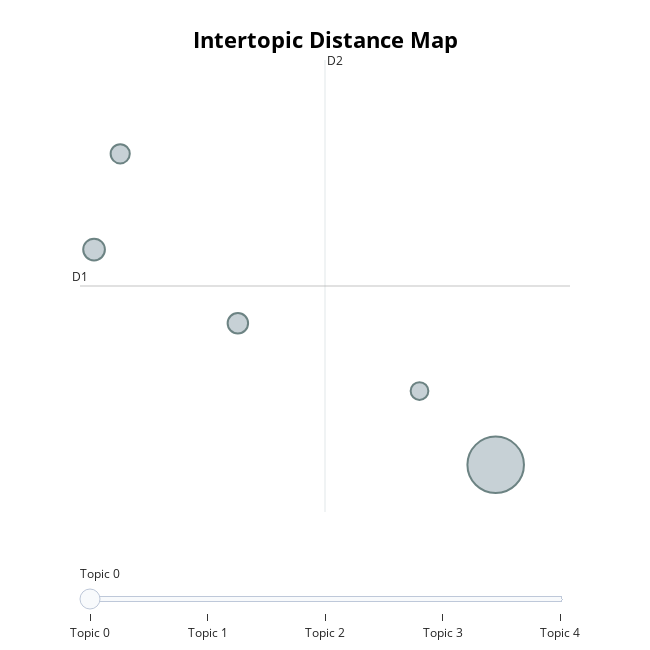
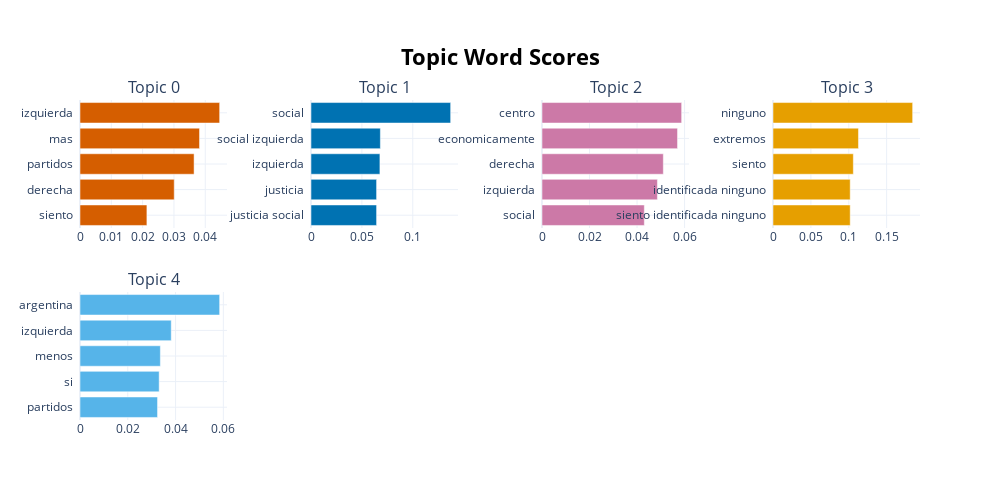
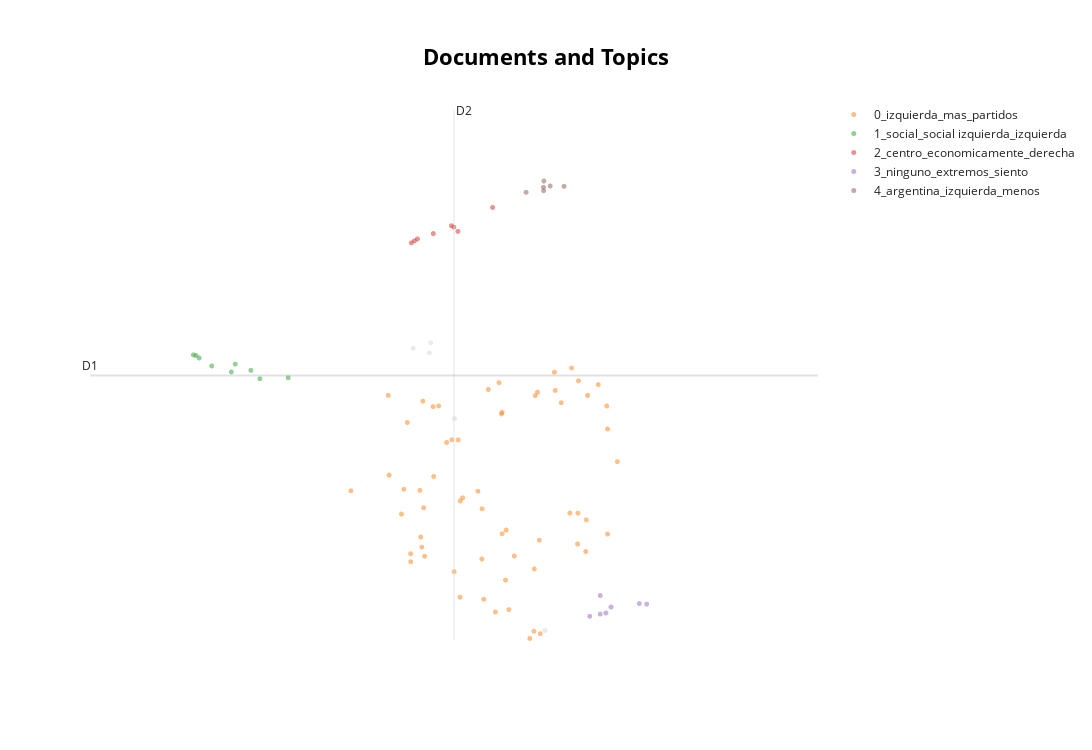
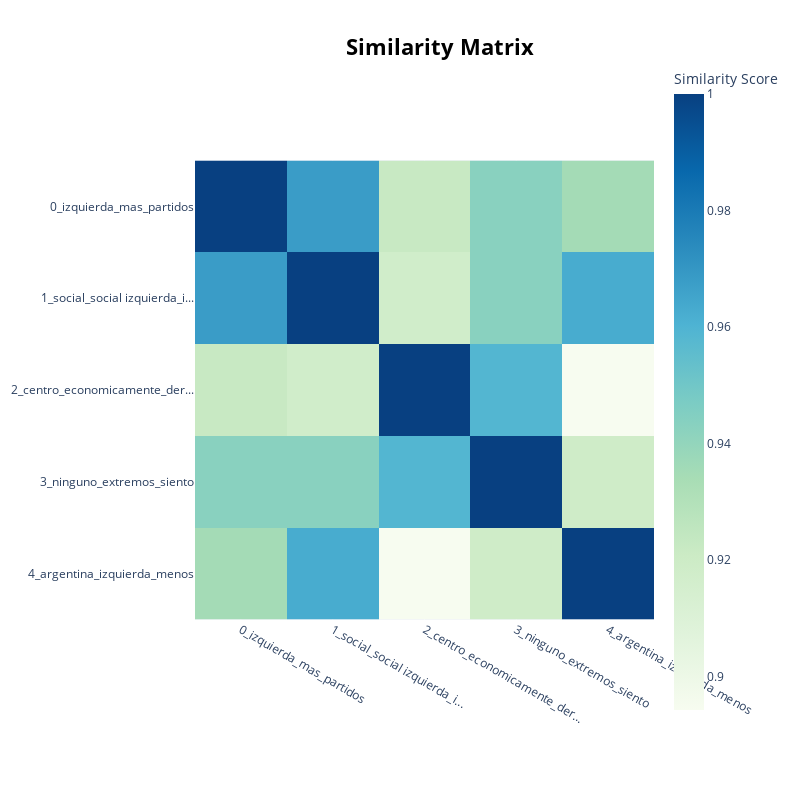

These figures' notebook cell, in order:
### Code cell
key = '13'

documents = df_desafio[key]

model = bert_model_create()
bertopic_plots(model, documents, key)

### Figure 1 — Plotly figure (JSON) as saved in the notebook; plotly's stock layout.template omitted (floating-point values rounded to 4 significant figures)
{"data": [{"customdata": [[0, "izquierda | mas | partidos | derecha | siento", 61], [1, "social | social izquierda | izquierda | justicia | justicia social", 9], [2, "centro | economicamente | derecha | izquierda | social", 8], [3, "ninguno | extremos | siento | identificada ninguno | siento identificada ninguno", 7], [4, "argentina | izquierda | menos | si | partidos", 6]], "hovertemplate": "<b>Topic %{customdata[0]}</b><br>Words: %{customdata[1]}<br>Size: %{customdata[2]}", "legendgroup": "", "marker": {"color": "#B0BEC5", "line": {"color": "DarkSlateGrey", "width": 2}, "size": [61, 9, 8, 7, 6], "sizemode": "area", "sizeref": 0.03812, "symbol": "circle"}, "mode": "markers", "name": "", "orientation": "v", "showlegend": false, "type": "scatter", "x": [2.427, 0.4592, 1.164, 0.5874, 2.054], "xaxis": "x", "y": [2.54, 4.279, 3.684, 5.052, 3.136], "yaxis": "y"}], "layout": {"annotations": [{"showarrow": false, "text": "D1", "x": 0.3904, "y": 3.984, "yshift": 10}, {"showarrow": false, "text": "D2", "x": 1.591, "xshift": 10, "y": 5.809}], "height": 650, "hoverlabel": {"bgcolor": "white", "font": {"family": "Rockwell", "size": 16}}, "legend": {"itemsizing": "constant", "tracegroupgap": 0}, "margin": {"t": 60}, "shapes": [{"line": {"color": "#CFD8DC", "width": 2}, "type": "line", "x0": 1.591, "x1": 1.591, "y0": 2.159, "y1": 5.809}, {"line": {"color": "#9E9E9E", "width": 2}, "type": "line", "x0": 0.3904, "x1": 2.791, "y0": 3.984, "y1": 3.984}], "sliders": [{"active": 0, "pad": {"t": 50}, "steps": [{"args": [{"marker.color": [["red", "#B0BEC5", "#B0BEC5", "#B0BEC5", "#B0BEC5"]]}], "label": "Topic 0", "method": "update"}, {"args": [{"marker.color": [["#B0BEC5", "red", "#B0BEC5", "#B0BEC5", "#B0BEC5"]]}], "label": "Topic 1", "method": "update"}, {"args": [{"marker.color": [["#B0BEC5", "#B0BEC5", "red", "#B0BEC5", "#B0BEC5"]]}], "label": "Topic 2", "method": "update"}, {"args": [{"marker.color": [["#B0BEC5", "#B0BEC5", "#B0BEC5", "red", "#B0BEC5"]]}], "label": "Topic 3", "method": "update"}, {"args": [{"marker.color": [["#B0BEC5", "#B0BEC5", "#B0BEC5", "#B0BEC5", "red"]]}], "label": "Topic 4", "method": "update"}]}], "title": {"font": {"color": "Black", "size": 22}, "text": "<b>Intertopic Distance Map", "x": 0.5, "xanchor": "center", "y": 0.95, "yanchor": "top"}, "width": 650, "xaxis": {"anchor": "y", "domain": [0, 1], "range": [0.3904, 2.791], "title": {"text": ""}, "visible": false}, "yaxis": {"anchor": "x", "domain": [0, 1], "range": [2.159, 5.809], "title": {"text": ""}, "visible": false}}}

### Figure 2 — Plotly figure (JSON) as saved in the notebook; plotly's stock layout.template omitted (floating-point values rounded to 4 significant figures)
{"data": [{"marker": {"color": "#D55E00"}, "orientation": "h", "type": "bar", "x": [0.02137, 0.03009, 0.03643, 0.03817, 0.0446], "xaxis": "x", "y": ["siento  ", "derecha  ", "partidos  ", "mas  ", "izquierda  "], "yaxis": "y"}, {"marker": {"color": "#0072B2"}, "orientation": "h", "type": "bar", "x": [0.06443, 0.06443, 0.0677, 0.06814, 0.1372], "xaxis": "x2", "y": ["justicia social  ", "justicia  ", "izquierda  ", "social izquierda  ", "social  "], "yaxis": "y2"}, {"marker": {"color": "#CC79A7"}, "orientation": "h", "type": "bar", "x": [0.04306, 0.04857, 0.05106, 0.05703, 0.05877], "xaxis": "x3", "y": ["social  ", "izquierda  ", "derecha  ", "economicamente  ", "centro  "], "yaxis": "y3"}, {"marker": {"color": "#E69F00"}, "orientation": "h", "type": "bar", "x": [0.1019, 0.1019, 0.106, 0.1128, 0.1843], "xaxis": "x4", "y": ["siento identificada ninguno  ", "identificada ninguno  ", "siento  ", "extremos  ", "ninguno  "], "yaxis": "y4"}, {"marker": {"color": "#56B4E9"}, "orientation": "h", "type": "bar", "x": [0.03245, 0.03313, 0.03363, 0.03819, 0.05845], "xaxis": "x5", "y": ["partidos  ", "si  ", "menos  ", "izquierda  ", "argentina  "], "yaxis": "y5"}], "layout": {"annotations": [{"font": {"size": 16}, "showarrow": false, "text": "Topic 0", "x": 0.0875, "xanchor": "center", "xref": "paper", "y": 1, "yanchor": "bottom", "yref": "paper"}, {"font": {"size": 16}, "showarrow": false, "text": "Topic 1", "x": 0.3625, "xanchor": "center", "xref": "paper", "y": 1, "yanchor": "bottom", "yref": "paper"}, {"font": {"size": 16}, "showarrow": false, "text": "Topic 2", "x": 0.6375, "xanchor": "center", "xref": "paper", "y": 1, "yanchor": "bottom", "yref": "paper"}, {"font": {"size": 16}, "showarrow": false, "text": "Topic 3", "x": 0.9125, "xanchor": "center", "xref": "paper", "y": 1, "yanchor": "bottom", "yref": "paper"}, {"font": {"size": 16}, "showarrow": false, "text": "Topic 4", "x": 0.0875, "xanchor": "center", "xref": "paper", "y": 0.4, "yanchor": "bottom", "yref": "paper"}], "height": 500, "hoverlabel": {"bgcolor": "white", "font": {"family": "Rockwell", "size": 16}}, "showlegend": false, "title": {"font": {"color": "Black", "size": 22}, "text": "<b>Topic Word Scores", "x": 0.5, "xanchor": "center", "yanchor": "top"}, "width": 1000, "xaxis": {"anchor": "y", "domain": [0, 0.175], "showgrid": true}, "xaxis2": {"anchor": "y2", "domain": [0.275, 0.45], "showgrid": true}, "xaxis3": {"anchor": "y3", "domain": [0.55, 0.725], "showgrid": true}, "xaxis4": {"anchor": "y4", "domain": [0.825, 1], "showgrid": true}, "xaxis5": {"anchor": "y5", "domain": [0, 0.175], "showgrid": true}, "xaxis6": {"anchor": "y6", "domain": [0.275, 0.45], "showgrid": true}, "xaxis7": {"anchor": "y7", "domain": [0.55, 0.725], "showgrid": true}, "xaxis8": {"anchor": "y8", "domain": [0.825, 1], "showgrid": true}, "yaxis": {"anchor": "x", "domain": [0.6, 1], "showgrid": true}, "yaxis2": {"anchor": "x2", "domain": [0.6, 1], "showgrid": true}, "yaxis3": {"anchor": "x3", "domain": [0.6, 1], "showgrid": true}, "yaxis4": {"anchor": "x4", "domain": [0.6, 1], "showgrid": true}, "yaxis5": {"anchor": "x5", "domain": [0, 0.4], "showgrid": true}, "yaxis6": {"anchor": "x6", "domain": [0, 0.4], "showgrid": true}, "yaxis7": {"anchor": "x7", "domain": [0, 0.4], "showgrid": true}, "yaxis8": {"anchor": "x8", "domain": [0, 0.4], "showgrid": true}}}

### Figure 3 — Plotly figure (JSON) as saved in the notebook; plotly's stock layout.template omitted (floating-point values rounded to 4 significant figures)
{"data": [{"hoverinfo": "text", "hovertext": ["ultimamente siento mas identificado partidos derecha liberal considero partidos izquierda mayoria vuelto demasiado extremistas ideas alejados realidad", "izquierda comparto totalidad propuestas partidos izquierda mas desacuerdo partidos derecha parece politicas liberales contribuyen crecimiento pais desarrollo acuerdo idea enriquecimiento elite empresarial contagia tiempo resto poblacion cuenta mismos recursos tal minoria", "izquierda ser seres sociales vida depender otres cierran posturas liberales individualistas", "veces si veces", null], "marker": {"color": "#CFD8DC", "opacity": 0.5, "size": 5}, "mode": "markers+text", "name": "other", "showlegend": false, "type": "scattergl", "x": [7.306, 7.296, 7.168, 8.207, 7.494], "y": [5.509, 5.328, 5.408, 0.3647, 4.152]}, {"hoverinfo": "text", "hovertext": ["siento identificado partidos izquierda considero partidos mas propuestas prefigurativas proponen ademas herramienta trabajadores defiendan derechos colectivos", "siento identificado mas partidos izquierda basicamente prefiero partidos centro creo categorias izquierda derecha si bien representan lineamientos generales poblacion tienden tergiversar interpretacion realidad generar falsas controversias alejan soluciones pragmaticas promuevan mejoras bienestar colectivo", "izquierda indentifico mas idea beneficio popular individual redistribucion riquezas", "identifico mas izquierda politicas involucran mas clase trabajadora", "izquierda entiendo izquierdas luchan distribucion riqueza mas justa consideran injusta distribucion resultado acumulacion apropiacion parte sectores dominantes fuerza trabajo sectores mas pobres ademas incorporando luchas aquellas relacionadas derechos humanos igualdad generos cuestion ambiental", "siento identificado ninguno inclino mas derecha simplemente comparto ideas izquierda", "ninguno dos siento identificado centro pragmatismo hacer requiere coyuntura momento", "ninguno nunca considerarme extremista terminos partidos politicos molesta fanatismo enceguece ambos partidos malo bueno puedo inclinarme alguno si forzasen elegir creo iria derecha motivo siento falta orden creo puede tener", "izquierda pensando igualar", "partidos derecha mas afin ideas libertarias", "izquierda motivos programaticos ideas defienden horizonte sociedad aspiran", "partidos izquierda pq coincidencia rwspecto mirada posicion mercado", "partidos izquierda general luchan derechos trabajadores privilegios empresarios", "descarto izquierda todas etapas valoro libertad igualdad paises comunistas solo vi pobreza tristeza creo esfuerzo trabajo dedicacion libertad", "ninguno dos izquierda ninguno genera cambios tambien parece politizar clases problema educacion deberia siempre mostrar dos lados profesores entender generacion ocurren ejemplos situaciones clase medio molestos", "partidos izquierda motivos cuestionamiento statu quo foco bienestar general mas alla individuo politicas progresistas buscan proteger sectores desfavorecidos", "siento identificado partidos derecha izquierda basa resentimiento usufructo esfuerzo terceros igualar hacia abajo premia esfuerzo", "derecha partidario ningun politico si decir acerca mas ideologia diria derecha mas acertada", "opinion desncanto ver partidos politicos hacen pais solo interesa llegar poder mantenerse ahi", "partidos derecha creo historicamente partidos considerados izquierda cumplido ideales supuestamente defienden embargo derecha relacionan mas historia familiar defensa derechos tipo sociedad deseo vivir", "izquierda luchan cambios mejoras salen estructura convencional", "mas identificada partidos izquierda general mas cuenta problematicas sociales defender derechos adquiridos derechos vulneran poder empresarios incluso", "izquierdas", "partidos derecha creo q camino salir adelante trabajo esfuerzo educacion", "siento idemtificado partidos derecha asi facil abajo casta arriba milei", "mmmmm", "izquierda tener conciencia clase influencia familiar gustan dirigentes politicos", "derecha promueven empleo propiedad privada reconocimiento esfuerzo reconocen merito", "izquierda calculo gracias pensamiento critico fomento universidad", "siento identificada ninguno dos partidos perspectiva cosas positivas negativas ambos extremos aun encontre partido satisfaga expectativas supongo parada medio", "depende dirigencia hoy identifico partidos izquierda gobierna derecha gusta cambiar equilibrar hora", "derecha creo capacidades debemos trabajar estudiar aprender oficio ganar recursos dignos vivir izquierda abusa planes eternos resuelven", "siento mas identificado izquierda motivo llevo mejor valores pregonan dichos partidos", "partidos derecha motivos puramente ideologicos comparto pensamiento zurdo", "mas identificado izquierda asociado ampliar derechos minorias acciones tendientes mejorar realidad sectores mas desfavorecidos", "derecha ideologia politica casa", "siento mas identificada partidos izquierda vision acerca concepcion politica pienso sociedad ligado igualdad acceso derechos esenciales sujetos educacion salud ddhh etc", "partidos izquierda atienden interes mas desventajados fortalecen trabajo colectivo", "izquierda preocupa calidad vida toda poblacion", "apartidario descreo partidos", "gusta politica opinar si pasa diria gris respecto dos partidos ambos cosas positivas negativas", "", "siento mas identificado partidos izquierda luchan desigualdad ven natural si hace derecha", "derecha", "mas izquierda creo mundo mismas oportunidades inicio politicas izquierda sirven igualar oportunidades", "izquierda derecha nunca favor trabajador", "partidos derechaporque gobiernos izquierda senti representada", "mas izquierda casi ninguno representa democracia burguesa", "ideas antiguamente llamo izquierda asi partidos dicen representar izquierda politicamente peronista entiendo primer peronismo 1945 1953 mas acerco trabajadores poder kirchnerista", "mas izquierda gustan partidos derecha", "izquierda generalmente mas conciencia popular", "ninguno creo derechos universales humanos comparto ideas diversas afiliaciones politicas", "actualmente siento identificada ninguno dos creo partidos politicos solo piensan tener mas poder beneficio pueblo si realmente quisieran mejorar bienestar deberian buscar consenso gobernar mejor proyectos beneficien", "siento identificada ninguno suficientemente informada encontrar afinidad alguno tampoco suficiente interes politica informarme", "izquierda honestamente idea politica mayoria gente gusta comparto valores aplica familiares amiges musicos artistas general izquierda", "derecha si bien gusta ideologia izquierda vi funcionara elijo derecha", "ninguno dos parece izquierda derecha complementan minidea generar traves proyecto pais nueva ideologia ver esencia", "ninguno dos centro puede haber ideologias absolutas", "siento mas identificada partidos izquierda partidarios integrar politicas fomenten bienestar", "ideas izquierda mas justas", "ninguno particular realidad parecen dos caras misma moneda mas ambos lados pasen acusandose mutuamente mas similitudes diferencias"], "marker": {"opacity": 0.5, "size": 5}, "mode": "markers+text", "name": "0_izquierda_mas_partidos", "text": ["", "", "", "", "", "", "", "", "", "", "", "", "", "", "", "", "", "", "", "", "", "", "", "", "", "", "", "", "", "", "", "", "", "", "", "", "", "", "", "", "", "", "", "", "", "", "", "", "", "", "", "", "", "", "", "", "", "", "", "", ""], "textfont": {"size": 12}, "type": "scattergl", "x": [7.33, 7.523, 7.148, 8.472, 6.978, 8.701, 8.701, 7.325, 7.816, 8.465, 8.778, 7.71, 6.676, 7.075, 7.122, 7.845, 7.539, 8.336, 8.282, 7.473, 7.491, 6.971, 7.922, 8.163, 7.712, 8.17, 8.148, 7.236, 8.628, 7.678, 7.902, 7.094, 7.258, 8.695, 7.221, 8.544, 7.244, 7.227, 7.537, 8.124, 8.417, 8.088, 7.25, 8.121, 8.131, 7.724, 7.966, 7.87, 7.869, 7.896, 7.148, 7.76, 7.865, 7.369, 7.431, 8.467, 8.533, 8.404, 8.288, 8.529, 7.558], "y": [3.118, 3.772, 1.738, 4.828, 3.143, 2.09, 3.966, 4.366, 0.6971, 1.912, 3.383, 1.644, 2.863, 2.447, 4.083, 4.795, 2.681, 4.437, 4.982, 3.774, 1.417, 4.569, 0.7392, 1.98, 2.541, 0.3088, 4.624, 1.855, 4.76, 2.855, 2.16, 2.89, 1.693, 4.378, 2.871, 4.566, 4.464, 2.035, 0.9612, 1.466, 5.057, 0.225, 2.56, 0.3532, 4.562, 0.9255, 1.696, 2.094, 4.267, 1.266, 1.595, 4.673, 4.235, 4.38, 3.726, 2.462, 2.343, 2.464, 4.657, 1.777, 2.737]}, {"hoverinfo": "text", "hovertext": ["izquierda claramente generan mas conciencia social", "ninguno planeta vi modos organizacion social", "siento identificado mas partidos izquierda pq creo proponen deberian proponer distribuir riqueza gente mas pobre justicia social ricos cada vez mas ricos", "izquierda conciencia social", "inclino partidos izquierda parece representan mayor medida intereses sectores sociales mas vulnerables", "izquierda acuerdo objetivo justicia social presente respalde", "siento identificado partidos izquierda xq creo inclusion social solidaridad empatia x", "identifico partidos interesan justicia social", "izquierda especialmente sensibilidad social igualdad lucha derechos"], "marker": {"opacity": 0.5, "size": 5}, "mode": "markers+text", "name": "1_social_social izquierda_izquierda", "text": ["", "", "", "", "", "", "", "", ""], "textfont": {"size": 12}, "type": "scattergl", "x": [5.733, 5.455, 5.888, 5.578, 5.959, 5.764, 5.433, 5.48, 6.182], "y": [4.987, 5.28, 5.014, 5.093, 4.865, 5.125, 5.291, 5.236, 4.882]}, {"hoverinfo": "text", "hovertext": ["mas izquierda ideas propuestas conceptos relacion situacion economica social", "izquierda respecta desprecio capitalismo derecha antidelincuencia", "siento identificada socialmente partidos izquierda economicamente partidos centro derecha pienso abogar libertades sociales vez economicamente puede librar suerte mercado asi creo necesita algun control", "socialmente centro izquierda economicamente centro derecha", "derecha motivos favor ideas representa libertad individual mercado meritocracia bienes privados etc dentro contexto socioeconomico argentino coincido peronismo kirchnerismo partidos izquierda", "derecha cansado pobreza socialismo", "ideas surgen partidos izquierda promueven desarrollo orientado llevar adelante politicas sociales economicas objetivos nociones equidad justicia social", "centro existir equilibrio conciencia social economia"], "marker": {"opacity": 0.5, "size": 5}, "mode": "markers+text", "name": "2_centro_economicamente_derecha", "text": ["", "", "", "", "", "", "", ""], "textfont": {"size": 12}, "type": "scattergl", "x": [7.201, 7.521, 7.327, 7.177, 7.794, 7.489, 7.47, 7.153], "y": [7.363, 7.498, 7.459, 7.328, 7.925, 7.573, 7.599, 7.293]}, {"hoverinfo": "text", "hovertext": ["identifico ninguno loa 2 extremos", "derecha 100 mueran zurdos", "ninguno correspondencia dicen hacen", "siento identificada ninguno creo preocupan solo propios intereses", "ninguno dos creo q solucion extremos", "siento identificada ninguno", "siento identificado ningun partido"], "marker": {"opacity": 0.5, "size": 5}, "mode": "markers+text", "name": "3_ninguno_extremos_siento", "text": ["", "", "", "", "", "", ""], "textfont": {"size": 12}, "type": "scattergl", "x": [8.952, 9.01, 8.643, 8.728, 8.561, 8.688, 8.644], "y": [0.8463, 0.8366, 0.6591, 0.7855, 0.619, 0.6785, 0.9909]}, {"hoverinfo": "text", "hovertext": ["siento mas identificado partidos derecha principal motivo pais argentina partidos izquierda estan asociados mucha corrupcion", "podria decirse mas derecha general motivos economicos tambien pesa bastante mala experiencia partidos izquierda argentina si bien coincido varias premisas plantean implementacion corrupcion subyacente hecho reacio identificarme", "partidos centro izquierda derecha limita derechos mayorias populares si bien izquierda ampliar menos argentina vocacion poder identifico centro izquierda amplia derechos mayorias vocacion poder", "si polarizar diria izquierda argentina acaba perder fuerzas argumentar conicet deberia mantenerme beca", "servido sirven ultranzas resolver problemas gente menos argentina creo gobiernos pragmaticos servicio toda poblacion toda si alguna vez apareciera contexto posibilidad deberia adoptar mejores politicas practicas gestion integrando ideas derecha izquierda centro creo ademas gestion resuelve problemas falso debate posturas ideologicas empantana paraliza hace gente descrea politica democracia empeoran calidad vida", "levemente mas identificado partidos derecha partidos izquierda menos contexto argentina promueven propuestas realizables constructivas puedan ser viables ser llevadas cabo sino mas bien idealizaciones ningun tipo sustento"], "marker": {"opacity": 0.5, "size": 5}, "mode": "markers+text", "name": "4_argentina_izquierda_menos", "text": ["", "", "", "", "", ""], "textfont": {"size": 12}, "type": "scattergl", "x": [8.199, 8.197, 8.358, 8.196, 8.059, 8.249], "y": [8.398, 8.223, 8.302, 8.287, 8.196, 8.308]}], "layout": {"annotations": [{"showarrow": false, "text": "D1", "x": 4.618, "y": 4.925, "yshift": 10}, {"showarrow": false, "text": "D2", "x": 7.49, "xshift": 10, "y": 9.658}], "height": 750, "shapes": [{"line": {"color": "#CFD8DC", "width": 2}, "type": "line", "x0": 7.49, "x1": 7.49, "y0": 0.1913, "y1": 9.658}, {"line": {"color": "#9E9E9E", "width": 2}, "type": "line", "x0": 4.618, "x1": 10.36, "y0": 4.925, "y1": 4.925}], "title": {"font": {"color": "Black", "size": 22}, "text": "<b>Documents and Topics", "x": 0.5, "xanchor": "center", "yanchor": "top"}, "width": 1200, "xaxis": {"visible": false}, "yaxis": {"visible": false}}}

### Figure 4 — Plotly figure (JSON) as saved in the notebook; plotly's stock layout.template omitted (floating-point values rounded to 4 significant figures)
{"data": [{"coloraxis": "coloraxis", "hovertemplate": "x: %{x}<br>y: %{y}<br>Similarity Score: %{z}<extra></extra>", "name": "0", "type": "heatmap", "x": ["0_izquierda_mas_partidos", "1_social_social izquierda_i...", "2_centro_economicamente_der...", "3_ninguno_extremos_siento", "4_argentina_izquierda_menos"], "xaxis": "x", "y": ["0_izquierda_mas_partidos", "1_social_social izquierda_i...", "2_centro_economicamente_der...", "3_ninguno_extremos_siento", "4_argentina_izquierda_menos"], "yaxis": "y", "z": [[1.0, 0.968, 0.9222, 0.9431, 0.9351], [0.968, 1.0, 0.918, 0.943, 0.9627], [0.9222, 0.918, 1.0, 0.9589, 0.8943], [0.9431, 0.943, 0.9589, 1.0, 0.9187], [0.9351, 0.9627, 0.8943, 0.9187, 1.0]]}], "layout": {"coloraxis": {"colorbar": {"title": {"text": "Similarity Score"}}, "colorscale": [[0, "rgb(247,252,240)"], [0.125, "rgb(224,243,219)"], [0.25, "rgb(204,235,197)"], [0.375, "rgb(168,221,181)"], [0.5, "rgb(123,204,196)"], [0.625, "rgb(78,179,211)"], [0.75, "rgb(43,140,190)"], [0.875, "rgb(8,104,172)"], [1, "rgb(8,64,129)"]]}, "height": 800, "hoverlabel": {"bgcolor": "white", "font": {"family": "Rockwell", "size": 16}}, "legend": {"title": {"text": "Trend"}}, "margin": {"t": 60}, "showlegend": true, "title": {"font": {"color": "Black", "size": 22}, "text": "<b>Similarity Matrix", "x": 0.55, "xanchor": "center", "y": 0.95, "yanchor": "top"}, "width": 800, "xaxis": {"anchor": "y", "constrain": "domain", "domain": [0, 1], "scaleanchor": "y"}, "yaxis": {"anchor": "x", "autorange": "reversed", "constrain": "domain", "domain": [0, 1]}}}
